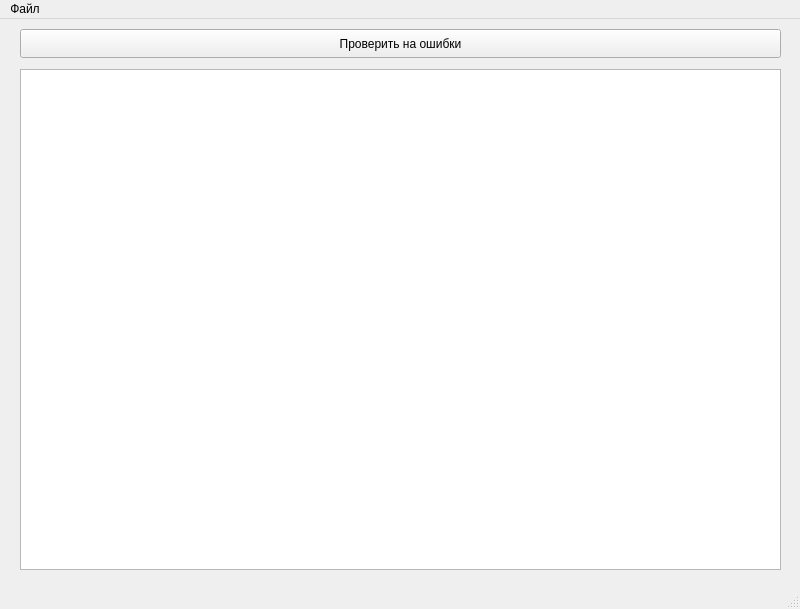
<?xml version="1.0" encoding="UTF-8"?>
<ui version="4.0">
 <class>MainWindow</class>
 <widget class="QMainWindow" name="MainWindow">
  <property name="geometry">
   <rect>
    <x>0</x>
    <y>0</y>
    <width>800</width>
    <height>609</height>
   </rect>
  </property>
  <property name="windowTitle">
   <string>MainWindow</string>
  </property>
  <widget class="QWidget" name="centralwidget">
   <widget class="QPushButton" name="pushButton">
    <property name="geometry">
     <rect>
      <x>20</x>
      <y>10</y>
      <width>761</width>
      <height>29</height>
     </rect>
    </property>
    <property name="text">
     <string>Проверить на ошибки</string>
    </property>
    <property name="default">
     <bool>false</bool>
    </property>
   </widget>
   <widget class="QTextEdit" name="textEdit">
    <property name="geometry">
     <rect>
      <x>20</x>
      <y>50</y>
      <width>761</width>
      <height>501</height>
     </rect>
    </property>
   </widget>
  </widget>
  <widget class="QMenuBar" name="menubar">
   <property name="geometry">
    <rect>
     <x>0</x>
     <y>0</y>
     <width>800</width>
     <height>26</height>
    </rect>
   </property>
   <widget class="QMenu" name="menu">
    <property name="title">
     <string>Файл</string>
    </property>
    <addaction name="action"/>
   </widget>
   <addaction name="menu"/>
  </widget>
  <widget class="QStatusBar" name="statusbar"/>
  <action name="action">
   <property name="text">
    <string>Открыть файл</string>
   </property>
   <property name="shortcut">
    <string>Ctrl+O</string>
   </property>
  </action>
 </widget>
 <resources/>
 <connections/>
</ui>
